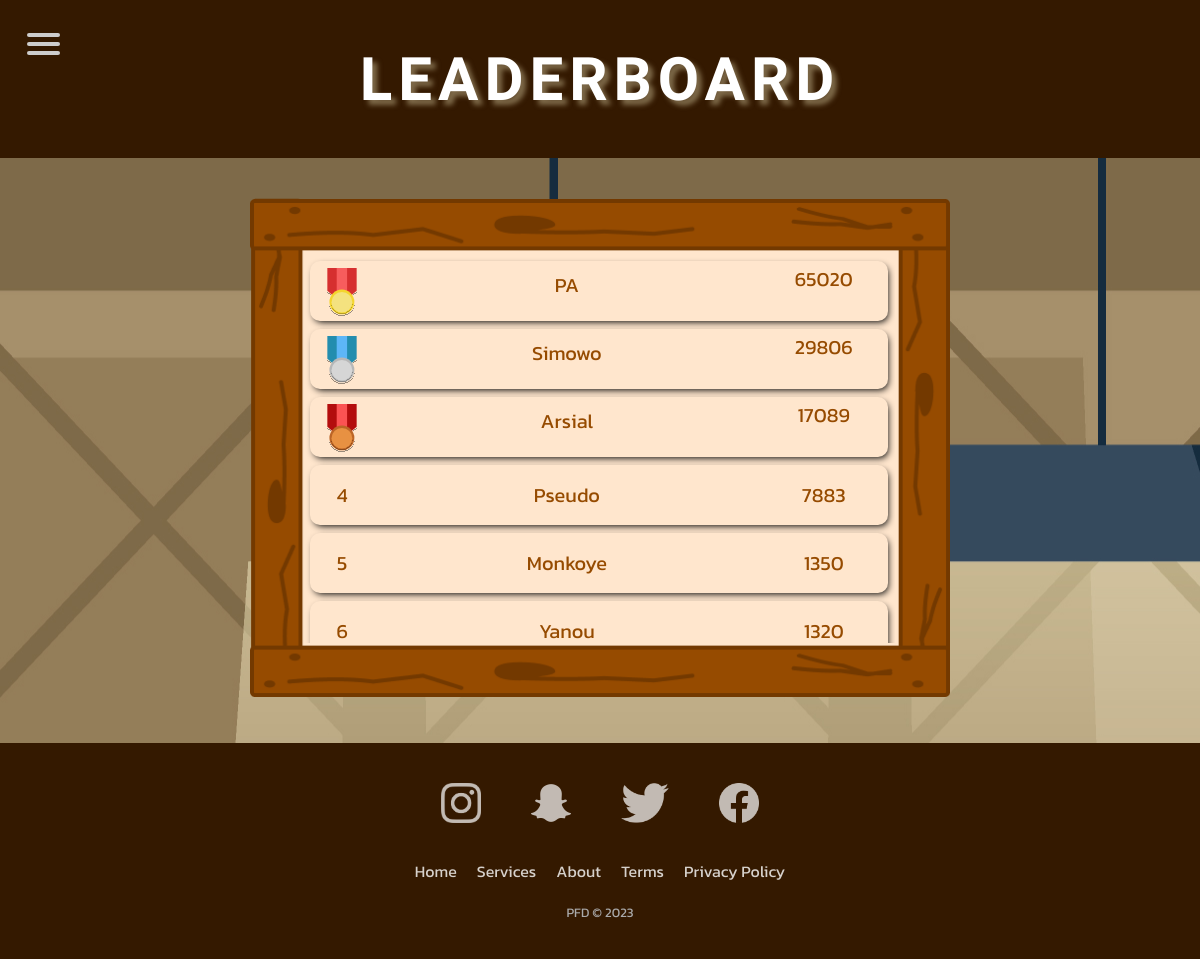
Screenshot of /html/ranking.php (signed in) with the database file from the repository.
### tables this page shows
CREATE TABLE `acc` (
  `email` varchar(36) NOT NULL,
  `admin` tinyint(1) DEFAULT NULL,
  `pseudo` varchar(36) NOT NULL,
  `civility` varchar(12) NOT NULL,
  `password` varchar(64) NOT NULL,
  `score` int(11) DEFAULT NULL,
  `level` int(11) DEFAULT NULL,
  `id_back` int(11) DEFAULT '1',
  `id_dude` int(11) DEFAULT '1',
  `id_hat` int(2) NOT NULL DEFAULT '0'
);

### html/language.php (called while the page is built)
<?php
function getLanguage($textFr, $textEn) {
  if (isset($_COOKIE["lang"]) && $_COOKIE["lang"] == 'fr')
    return $textFr;
  else {
    return $textEn;
  }
}
?>

### html/request.php (called while the page is built, shortened)
<?php
function request($phpRequest, $isUnique, $params = NULL) {
  try {
    require("connexion.php");
    $req = $conn->prepare($phpRequest);
    if (isset($params)) {
      $req->execute($params);
    } else {
      $req->execute();
    }
    if ($isUnique)
      $resultat = $req->fetch();
    else
      $resultat = $req->fetchAll(PDO::FETCH_ASSOC);
    return $resultat;
  } catch (Exception $e) {
    die("Erreur : " . $e->getMessage());
  }
}
?>

### html/ranking.php (the view, shortened to what this page needs)
<!DOCTYPE html>
<html lang="en">
<head>
	<?php include("head.php"); ?>
	<link rel="stylesheet" href="../CSS/ranking.css">
</head>
<body>
	<?php include("nav.php"); require("request.php"); ?>
	<header>
		<h1><?php  echo getLanguage("Classement","Leaderboard");  ?></h1>
	</header>
	<main>
		<div class="container">
			<div id="containerUL">
				<div id="containerBox">
					<?php
					try {
						$resultat = request("SELECT * FROM acc ORDER BY score DESC", false);
						$rank = 1;
						foreach ($resultat as $row) {
							echo "<div class='boardElem'>";
							if($rank==1){
										echo"<span> <img class='medals' src='../Images/gold_medal.svg'/> </span>";
							}
							else if($rank==2){
								echo"<span> <img class='medals' src='../Images/silver_medal.svg'/> </span>";
					}
							else if($rank==3){
										echo"<span> <img class='medals' src='../Images/bronze_medal.svg'/> </span>";
							}
							else{echo"<span>$rank</span>";}
							if($rank<=3){
											echo"<span class='pseudowinners'>$row[pseudo]</span>
											<span class='scorewinners'>$row[score]</span>
											</div>";
							}
							else{
								echo"<span>$row[pseudo]</span>
								<span>$row[score]</span>
								</div>";
							}
							$rank += 1;
						}
					} catch (Exception $e) {
						die("Erreur : " . $e->getMessage());
					}
					?>
				</div>
			</div>
		</div>
	</main>
	<?php include("footer.php"); ?>
</body>
</html>

### CSS/ranking.css (style rules this page uses)
body { margin: 0; padding: 0; background-color: #341900; color: #cdcdcd; height: 100vh; width: 100%; position: relative; font-family: "Kanit", sans-serif; }
header { background-color: #341900; color: white; display: flex; align-items: center; justify-content: center; height: 15vh; }
main { width: 100%; background-image: url("../Images/barrel3.jpg"); display: flex; justify-content: center; z-index: -2; }
h1 { font-family: 'Londrina Sketch', cursive; text-transform: uppercase; text-align: center; font-size: 60px; letter-spacing: 0.5vw; text-shadow: 5px 5px 5px #7e6a49; animation-name:titre; animation-duration: 5s; animation-iteration-count: infinite; }
.container { position: relative; width: 90%; max-width: 700px; margin: 40px 0px; box-sizing: border-box; }
.container img { position: relative; width: 100%; }
.container #containerUL { position: absolute; width: calc(100% - 110px); height: calc(100% - 115px); overflow-y: scroll; overflow-x: hidden; margin: 55px; box-sizing: border-box; top: 0px; left: 0px; }
#containerBox { top: 0px; left: 0px; width: 100%; flex-direction: column; align-items: center; padding: 0px 5px; }
.container #containerBox .boardElem { width: calc(100% - 12px); margin: 0px 5px; box-sizing: border-box; display: grid; grid-template-columns: 1fr 6fr 2fr; text-align: center; margin: 8px 0px; height: 60px; border-radius: 10px; justify-content: center; align-content: center; font-size: 20px; color: #964b00; background-color: #ffe6cd; box-shadow: 2px 3px 7px -2px black; transition: all .2s ease-in-out; }
.scorewinners { display: relative; padding-top: 25%; }
.medals { position: relative; top:20%; height: 40%; padding-top: 20%; }
.pseudowinners { display: relative; padding-top: 10%; }

### rows the page displays
acc: pseudo "PA", score "65020"
acc: pseudo "Simowo", score "29806"
acc: pseudo "Arsial", score "17089"
acc: pseudo "Pseudo", score "7883"
acc: pseudo "Monkoye", score "1350"
acc: pseudo "Yanou", score "1320"

### other values shown
getLanguage("Classement","Leaderboard") "LEADERBOARD"
getLanguage("Accueil", "Home") "Home"
getLanguage("Services", "Services") "Services"
getLanguage("A propos", "About") "About"
getLanguage("Conditions d'utilisations", "Terms") "Terms"
getLanguage("Vie privé", "Privacy Policy") "Privacy Policy"
